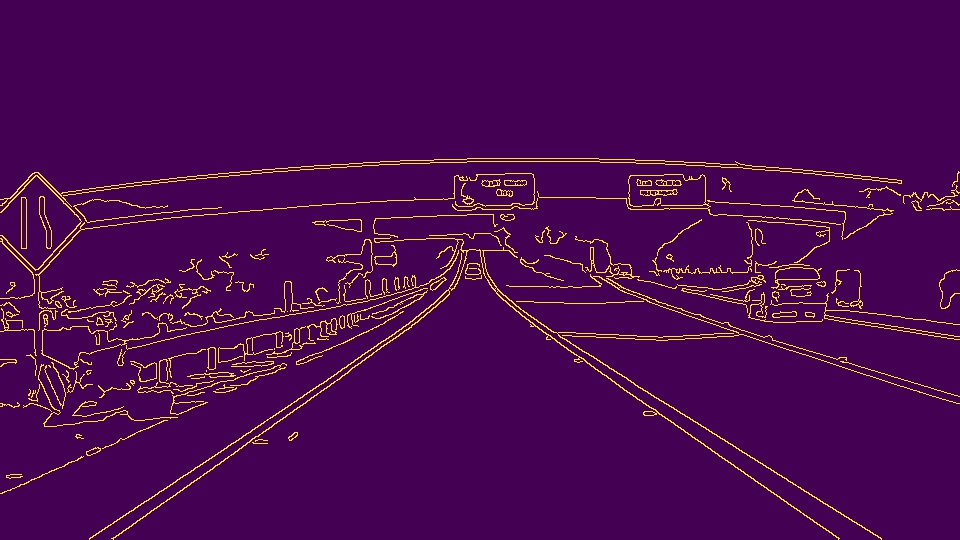
#> input picture FindingLaneLines/test.jpg, 960 x 540 px
$ jupyter execute FindingLaneLines.ipynb
#> lines starting #> are read from the running program, lines starting #| are printed output that depends on the picture; after the words box and inside, x2 and y2 are one past the last pixel; in counts of white or black regions, pixels touching at a corner belong together
## Finding Lane Lines

[cell 1]
import matplotlib.pyplot as plt
import matplotlib.image as mpimg
import numpy as np

[cell 2]
# Read in the image and print out some stats
image = mpimg.imread('test.jpg')
#> image is the input picture: shape (540, 960, 3); mean R, G, B 75, 9, 81.5
print('This image is: ',type(image),
         'with dimensions:', image.shape)
#| This image is:  <class 'numpy.ndarray'> with dimensions: (540, 960, 3)

# Grab the x and y size and make a copy of the image
ysize = image.shape[0]
xsize = image.shape[1]
# Note: always make a copy rather than simply using "="
color_select = np.copy(image)
plt.imshow(color_select)
plt.show()

# Define our color selection criteria
# Note: if you run this code, you'll find these are not sensible values!!
# But you'll get a chance to play with them soon in a quiz
red_threshold = 190
green_threshold = 190
blue_threshold = 200
rgb_threshold = [red_threshold, green_threshold, blue_threshold]

# Identify pixels below the threshold
thresholds = (image[:,:,0] < rgb_threshold[0]) \
            | (image[:,:,1] < rgb_threshold[1]) \
            | (image[:,:,2] < rgb_threshold[2])
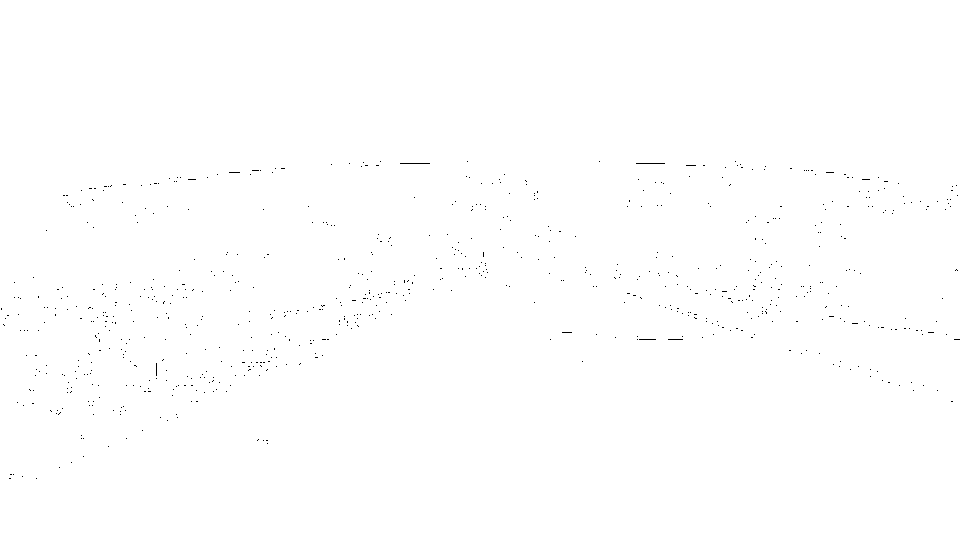
#> thresholds: shape (540, 960) bool; 99.8% white; black in thin lines or dots, all inside (x1, y1, x2, y2) = (1, 161, 960, 479)
color_select[thresholds] = [0,0,0]

# Display the image
plt.imshow(color_select)
plt.show()

[cell 3]
import matplotlib.pyplot as plt
import matplotlib.image as mpimg
import numpy as np

# Read in the image and print some stats
image = mpimg.imread('test.jpg')
print('This image is: ', type(image),
         'with dimensions:', image.shape)
#| This image is:  <class 'numpy.ndarray'> with dimensions: (540, 960, 3)

# Pull out the x and y sizes and make a copy of the image
ysize = image.shape[0]
xsize = image.shape[1]
region_select = np.copy(image)
lines = np.copy(image)

# Define a triangle region of interest
# Keep in mind the origin (x=0, y=0) is in the upper left in image processing
# Note: if you run this code, you'll find these are not sensible values!!
# But you'll get a chance to play with them soon in a quiz
left_bottom = [110, ysize]
right_bottom = [820, ysize]

apex1= left_bottom[0] + (right_bottom[0] - left_bottom[0])/2
apex1
apex = [apex1, 310]

# Fit lines (y=Ax+B) to identify the  3 sided region of interest
# np.polyfit() returns the coefficients [A, B] of the fit
fit_left = np.polyfit((left_bottom[0], apex[0]), (left_bottom[1], apex[1]), 1)
fit_right = np.polyfit((right_bottom[0], apex[0]), (right_bottom[1], apex[1]), 1)
fit_bottom = np.polyfit((left_bottom[0], right_bottom[0]), (left_bottom[1], right_bottom[1]), 1)

# Find the region inside the lines
XX, YY = np.meshgrid(np.arange(0, xsize), np.arange(0, ysize))
region_thresholds = (YY > (XX*fit_left[0] + fit_left[1])) & \
                    (YY > (XX*fit_right[0] + fit_right[1])) & \
                    (YY < (XX*fit_bottom[0] + fit_bottom[1]))

# Color pixels red which are inside the region of interest
region_select[~region_thresholds] = [0, 0, 0]

# Display the image
plt.imshow(region_select)

# uncomment if plot does not display
# plt.show()

color_select = np.copy(region_select)

# Define our color selection criteria
# Note: if you run this code, you'll find these are not sensible values!!
# But you'll get a chance to play with them soon in a quiz
red_threshold = 190
green_threshold = 190
blue_threshold = 200
rgb_threshold = [red_threshold, green_threshold, blue_threshold]

# Identify pixels below the threshold
thresholds = (image[:,:,0] < rgb_threshold[0]) \
            | (image[:,:,1] < rgb_threshold[1]) \
            | (image[:,:,2] < rgb_threshold[2])
color_select[thresholds] = [0,0,0]
#> color_select: shape (540, 960, 3); mean R, G, B 0, 0, 0

lines[~thresholds & region_thresholds] = [0,0,255]
#> lines: shape (540, 960, 3); under 0.01% of pixels changed, all inside (x1, y1, x2, y2) = (266, 440, 268, 444)

# Display the image
plt.imshow(lines)
plt.show()

[cell 4]
import matplotlib.pyplot as plt
import matplotlib.image as mpimg
import numpy as np

# Read in the image
image = mpimg.imread('test.jpg')

# Grab the x and y sizes and make two copies of the image
# With one copy we'll extract only the pixels that meet our selection,
# then we'll paint those pixels red in the original image to see our selection
# overlaid on the original.
ysize = image.shape[0]
xsize = image.shape[1]
color_select= np.copy(image)
line_image = np.copy(image)

# Define our color criteria
red_threshold = 200
green_threshold = 200
blue_threshold = 200
rgb_threshold = [red_threshold, green_threshold, blue_threshold]

# Define a triangle region of interest (Note: if you run this code,
# Keep in mind the origin (x=0, y=0) is in the upper left in image processing
# you'll find these are not sensible values!!
# But you'll get a chance to play with them soon in a quiz ;)
left_bottom = [0, 539]
right_bottom = [900, 300]
apex = [400, 0]

fit_left = np.polyfit((left_bottom[0], apex[0]), (left_bottom[1], apex[1]), 1)
fit_right = np.polyfit((right_bottom[0], apex[0]), (right_bottom[1], apex[1]), 1)
fit_bottom = np.polyfit((left_bottom[0], right_bottom[0]), (left_bottom[1], right_bottom[1]), 1)

# Mask pixels below the threshold
color_thresholds = (image[:,:,0] < rgb_threshold[0]) | \
                    (image[:,:,1] < rgb_threshold[1]) | \
                    (image[:,:,2] < rgb_threshold[2])
#> color_thresholds: shape (540, 960) bool; 99.9% white; black in thin lines or dots, all inside (x1, y1, x2, y2) = (1, 161, 953, 479)

# Find the region inside the lines
XX, YY = np.meshgrid(np.arange(0, xsize), np.arange(0, ysize))
region_thresholds = (YY > (XX*fit_left[0] + fit_left[1])) & \
                    (YY > (XX*fit_right[0] + fit_right[1])) & \
                    (YY < (XX*fit_bottom[0] + fit_bottom[1]))
# Mask color selection
color_select[color_thresholds] = [0,0,0]
# Find where image is both colored right and in the region
line_image[~color_thresholds & region_thresholds] = [255,0,0]
#> line_image: shape (540, 960, 3); 0.03% of pixels changed, all inside (x1, y1, x2, y2) = (59, 161, 834, 468)

# Display our two output images
plt.imshow(color_select)
#plt.imshow(line_image)

# uncomment if plot does not display
plt.show()
apex1

[cell 5]
import matplotlib.pyplot as plt
import matplotlib.image as mpimg
image = mpimg.imread('exit-ramp.jpg')
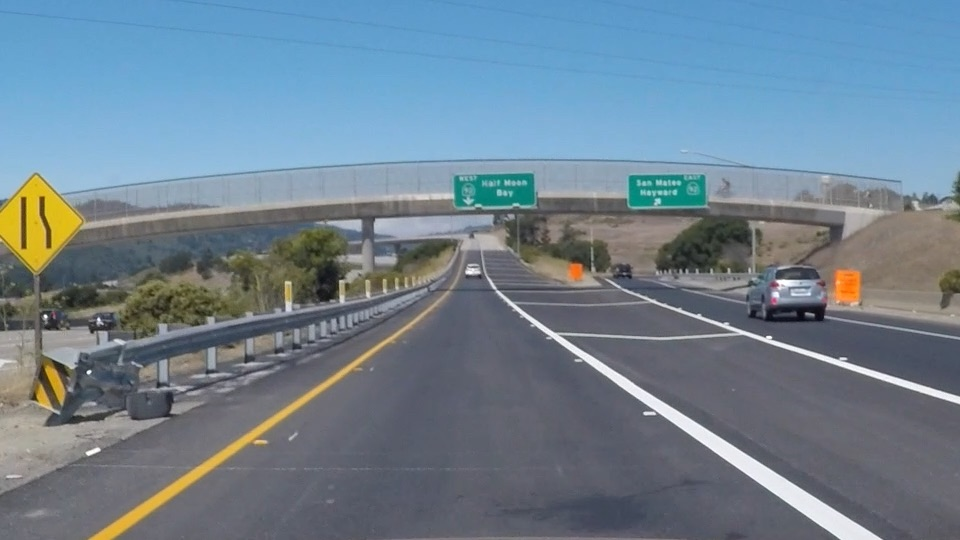
#> input picture FindingLaneLines/exit-ramp.jpg, 960 x 540 px
#> image is the input picture: shape (540, 960, 3); mean R, G, B 111.3, 130.2, 144.4
plt.imshow(image)

[cell 6]
#doing all the relevant imports
import matplotlib.pyplot as plt
import matplotlib.image as mpimg
import numpy as np
import cv2

# Read in the image and convert to grayscale
image = mpimg.imread('exit-ramp.jpg')
gray = cv2.cvtColor(image, cv2.COLOR_RGB2GRAY)

# Define a kernel size for Gaussian smoothing / blurring
# Note: this step is optional as cv2.Canny() applies a 5x5 Gaussian internally
kernel_size = 7
blur_gray = cv2.GaussianBlur(gray,(kernel_size, kernel_size), 0)

# Define parameters for Canny and run it
# NOTE: if you try running this code you might want to change these!
low_threshold = 50
high_threshold = 150
edges = cv2.Canny(blur_gray, low_threshold, high_threshold)
#> edges: shape (540, 960); 2.6% white in thin lines or dots, all inside (x1, y1, x2, y2) = (0, 171, 960, 540)

# Display the image
plt.imshow(edges, cmap='Greys_r')
mpimg.imsave("test2.jpg",edges)

[cell 7]
# Do relevant imports
import matplotlib.pyplot as plt
import matplotlib.image as mpimg
import numpy as np
import cv2

# Read in and grayscale the image
image = mpimg.imread('exit-ramp.jpg')
gray = cv2.cvtColor(image,cv2.COLOR_RGB2GRAY)

# Define a kernel size and apply Gaussian smoothing
kernel_size = 5
blur_gray = cv2.GaussianBlur(gray,(kernel_size, kernel_size),0)

# Define our parameters for Canny and apply
low_threshold = 50
high_threshold = 150
masked_edges = cv2.Canny(blur_gray, low_threshold, high_threshold)
#> masked_edges: shape (540, 960); 3.8% white in thin lines or dots, all inside (x1, y1, x2, y2) = (0, 158, 960, 540)

# Define the Hough transform parameters
# Make a blank the same size as our image to draw on
rho = 1
theta = np.pi/180
threshold = 1
min_line_length = 14
max_line_gap = 6
line_image = np.copy(image)*0 #creating a blank to draw lines on
#> line_image: shape (540, 960, 3); every value is 0

# Run Hough on edge detected image
lines = cv2.HoughLinesP(masked_edges, rho, theta, threshold, np.array([]),
                            min_line_length, max_line_gap)
#> lines = 443 rows, first 6: [596, 272, 610, 271], [67, 392, 68, 366], [469, 278, 471, 263], [640, 194, 651, 175], [187, 402, 192, 387], [402, 312, 421, 285]

# Iterate over the output "lines" and draw lines on the blank
for line in lines:
    for x1,y1,x2,y2 in line:
        cv2.line(line_image,(x1,y1),(x2,y2),(255,0,0),10)
#> this loop made 443 passes
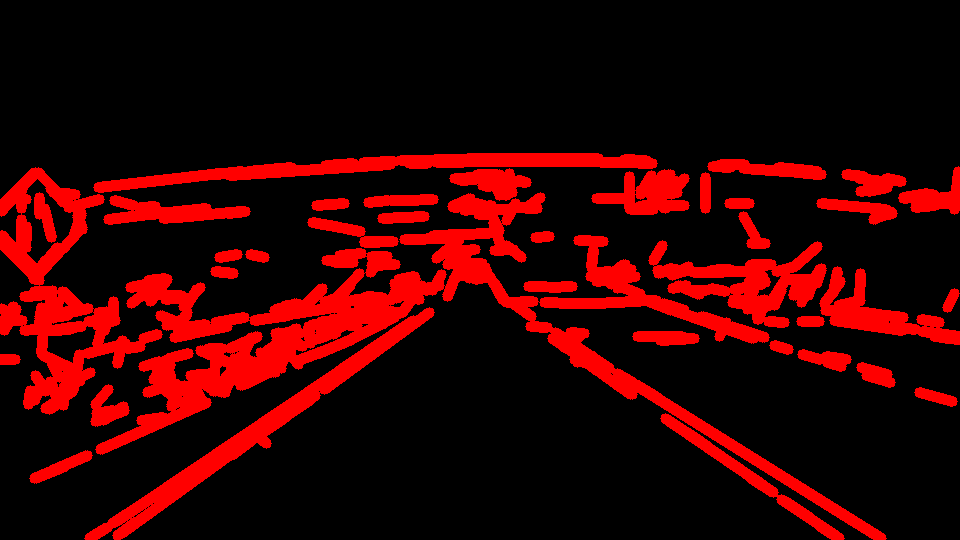
#> line_image: shape (540, 960, 3); mean R, G, B 49.4, 0, 0

# Create a "color" binary image to combine with line image
color_edges = np.dstack((masked_edges, masked_edges, masked_edges))

# Draw the lines on the edge image
combo = cv2.addWeighted(color_edges, 0.8, line_image, 1, 0)
plt.imshow(combo)

[cell 8]
import matplotlib.pyplot as plt
import matplotlib.image as mpimg
import numpy as np
import cv2


# Read in and grayscale the image
image = mpimg.imread('solidWhiteCurve.jpg')
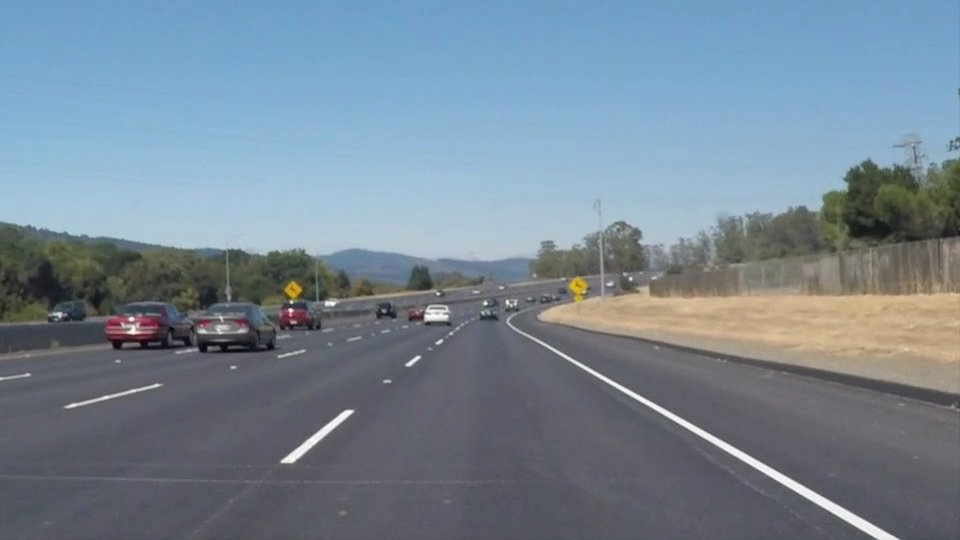
#> input picture FindingLaneLines/solidWhiteCurve.jpg, 960 x 540 px
#> image is the input picture: shape (540, 960, 3); mean R, G, B 118.5, 134.5, 148.1
gray = cv2.cvtColor(image,cv2.COLOR_RGB2GRAY)
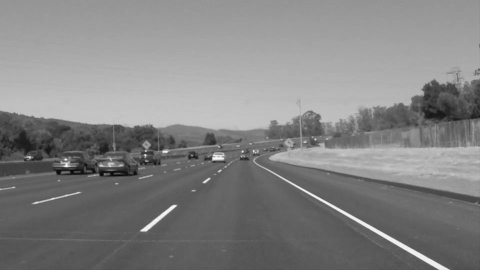
#> gray: shape (540, 960) (shown at 1/2 size); min 5, max 255, mean 131.2
img_lines = np.copy(image)

# Define a kernel size and apply Gaussian smoothing
kernel_size = 5
blur_gray = cv2.GaussianBlur(gray,(kernel_size, kernel_size),0)

# Define our parameters for Canny and apply
low_threshold = 50
high_threshold = 150
edges = cv2.Canny(blur_gray, low_threshold, high_threshold)
#> edges: shape (540, 960); 1.7% white in thin lines or dots, all inside (x1, y1, x2, y2) = (0, 137, 960, 540)

# Next we'll create a masked edges image using cv2.fillPoly()
mask = np.zeros_like(edges)
ignore_mask_color = 255

# This time we are defining a four sided polygon to mask
imshape = image.shape
vertices = np.array([[(50,imshape[0]),(imshape[1]/2 - 40, imshape[0]/2 + 50), (imshape[1]/2 + 30, imshape[0]/2 + 50), (imshape[1] - 50,imshape[0])]], dtype=np.int32)
cv2.fillPoly(mask, vertices, ignore_mask_color)
#> mask: shape (540, 960); 19.8% white; 1 white region, box (x1, y1, x2, y2) and area: (51, 320, 910, 540) 102475
masked_edges = cv2.bitwise_and(edges, mask)
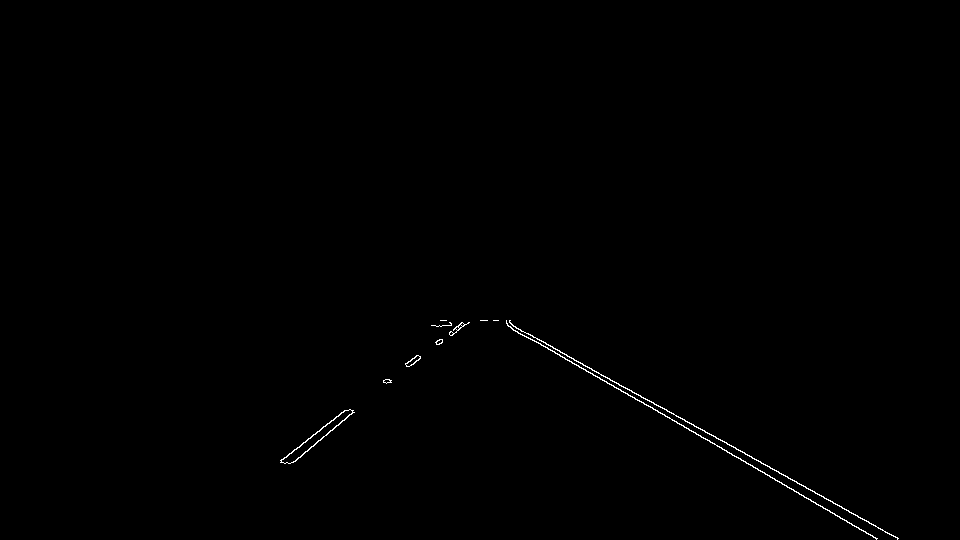
#> masked_edges: shape (540, 960); 0.32% white in thin lines or dots, all inside (x1, y1, x2, y2) = (280, 320, 899, 540)

# Define the Hough transform parameters
# Make a blank the same size as our image to draw on
rho = 1 # distance resolution in pixels of the Hough grid
theta = np.pi/180 # angular resolution in radians of the Hough grid
threshold = 3     # minimum number of votes (intersections in Hough grid cell)
min_line_length = 40 #minimum number of pixels making up a line
max_line_gap = 15    # maximum gap in pixels between connectable line segments
line_image = np.copy(image)*0 # creating a blank to draw lines on

# Run Hough on edge detected image
# Output "lines" is an array containing endpoints of detected line segments
lines = cv2.HoughLinesP(masked_edges, rho, theta, threshold, np.array([]),
                            min_line_length, max_line_gap)
#> lines = 13 rows, first 6: [786, 485, 842, 519], [506, 321, 898, 538], [302, 443, 347, 410], [689, 430, 740, 458], [495, 320, 664, 414], [300, 457, 352, 410]

# Iterate over the output "lines" and draw lines on a blank image

xtotal = 0

xn = 0
for line in lines:
    for x1,y1,x2,y2 in line:
        xtotal = x1 + x2 + xtotal
        xn += 2
#> this loop made 13 passes
#> after the loop, xn = 26; xtotal = 15937

xpromedio = image.shape[1]/2

mtotali = 0
btotali = 0
li = 0
mtotald = 0
btotald = 0
ld = 0

for line in lines:
    for x1,y1,x2,y2 in line:
        if x1 < xpromedio:
            m = (y2 - y1)/(x2 - x1)
            mtotali = m +mtotali
            b = y1 - (m * x1)
            btotali = b + btotali;
            li += 1
        else:
            m = (y2 - y1)/(x2 - x1)
            mtotald = m +mtotald
            b = y1 - (m * x1)
            btotald = b + btotald;
            ld += 1
#> after the loop, btotald = 408; btotali = 2087.4; ld = 10; li = 3; mtotald = 5.61; mtotali = -2.44

mavgi = mtotali/li
#> mavgi = -0.815
bavgi = btotali/li
#> bavgi = 695.8

mavgd = mtotald/ld
#> mavgd = 0.561
bavgd = btotald/ld
#> bavgd = 40.8

yar = int(imshape[0]/2 + 50)
yab = imshape[0]

xi1 = int((yar - bavgi)/mavgi)
#> xi1 = 461
xi2 = int((yab - bavgi)/mavgi)
#> xi2 = 191

xd1 = int((yar - bavgd)/mavgd)
#> xd1 = 497
xd2 = int((yab - bavgd)/mavgd)
#> xd2 = 889

xpromedio = xtotal/xn
#> xpromedio = 613
xizq1 = xpromedio
#> xizq1 = 613
xder1 = 0
xizq2 = imshape[1]
xder2 = xpromedio
#> xder2 = 613
yar1 = imshape[0]
yar2 = imshape[0]
yab = imshape[0]
for line in lines:
    for x1,y1,x2,y2 in line:
        if x1 < xpromedio:
            if x1 < xizq1:
                xizq1 = x1
            if x1 > xder1:
                xder1 = x1
            if x2 < xizq1:
                xizq1 = x2
            if x2 > xder1:
                xder1 = x2
            if y1 < yar1:
                yar1 = y1
            if y2 < yar1:
                yar1 = y2
        else:
            if x1 < xizq2:
                xizq2 = x1
            if x1 > xder2:
                xder2 = x1
            if x2 < xizq2:
                xizq2 = x2
            if x2 > xder2:
                xder2 = x2
            if y1 < yar2:
                yar2 = y1
            if y2 < yar2:
                yar2 = y2
#> after the loop, xder1 = 898; xder2 = 875; xizq1 = 300; xizq2 = 628; yar1 = 320; yar2 = 395
#cv2.line(line_image,(xizq1,yab),(xder1,yar1),(0,255,0),20)
#cv2.line(line_image,(xizq2,yar2),(xder2,yab),(0,255,0),20)

cv2.line(line_image,(xi1,yar),(xi2,yab),(0,0,255),10)
cv2.line(line_image,(xd1,yar),(xd2,yab),(0,0,255),10)

for line in lines:
    for x1,y1,x2,y2 in line:
        cv2.line(line_image,(x1,y1),(x2,y2),(255,0,0),2)
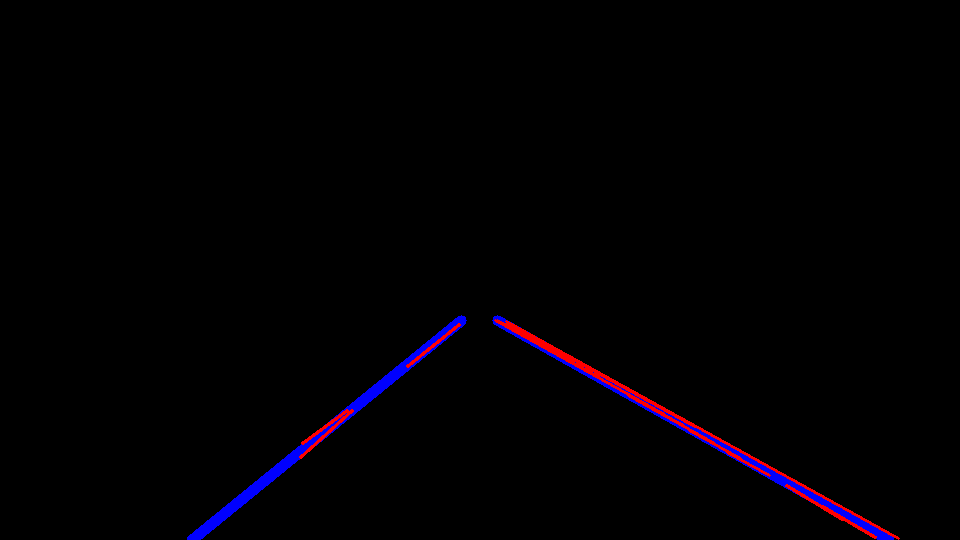
#> line_image: shape (540, 960, 3); mean R, G, B 1.7, 0, 2.7

# Create a "color" binary image to combine with line image
color_edges = np.dstack((edges, edges, edges))

# Draw the lines on the edge image
lines_edges = cv2.addWeighted(color_edges, 0.8, line_image, 1, 0)
img_lines = cv2.addWeighted(img_lines, 0.8, line_image, 1, 0)
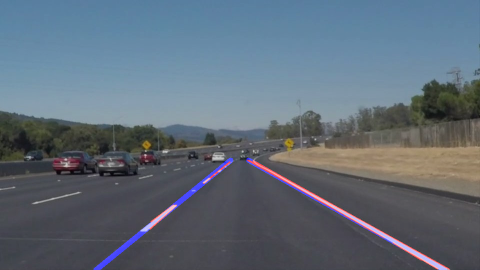
#> img_lines: shape (540, 960, 3) (shown at 1/2 size); mean R, G, B 95.7, 107.6, 119.9
plt.imshow(img_lines)
mpimg.imsave("test3.jpg",lines_edges)
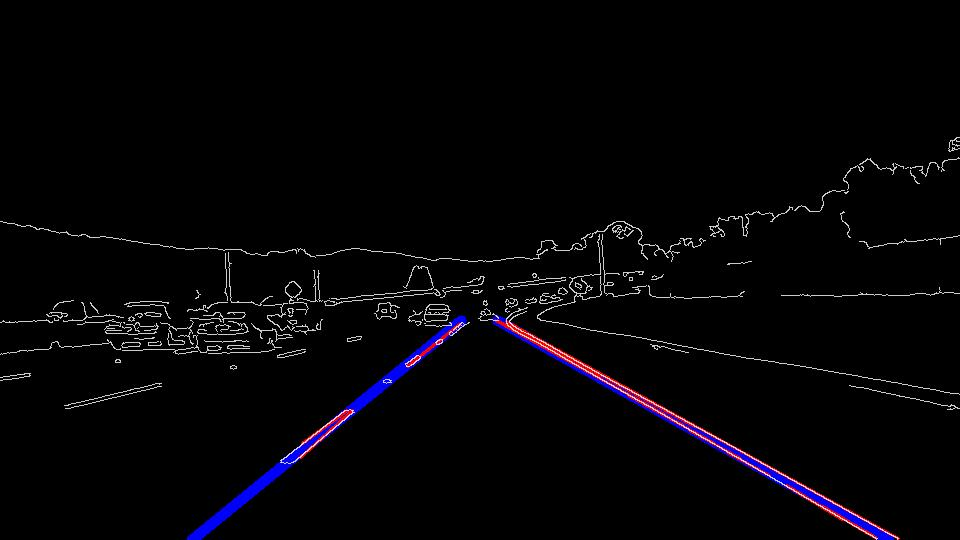
#> saved as test3.jpg: shape (540, 960, 3); mean R, G, B 5, 4, 6.5
